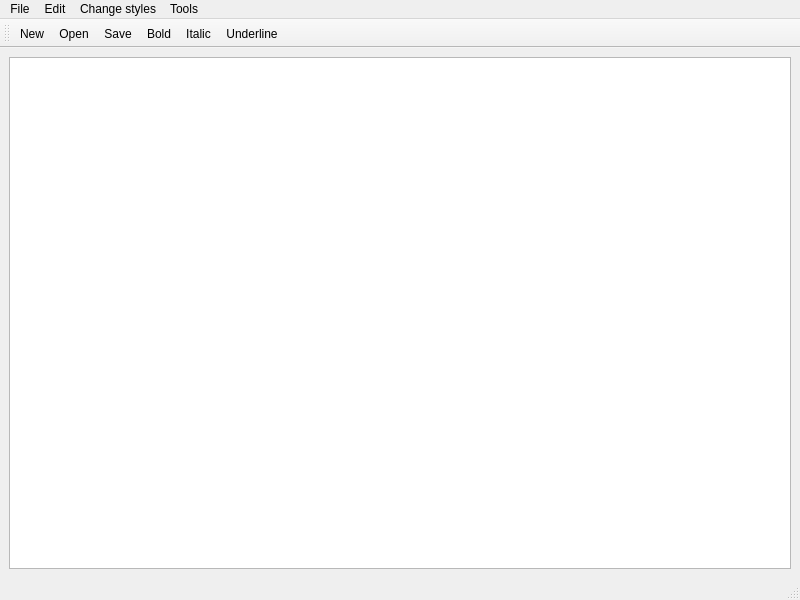
<?xml version="1.0" encoding="UTF-8"?>
<ui version="4.0">
 <class>MainWindow</class>
 <widget class="QMainWindow" name="MainWindow">
  <property name="geometry">
   <rect>
    <x>0</x>
    <y>0</y>
    <width>800</width>
    <height>600</height>
   </rect>
  </property>
  <property name="windowTitle">
   <string>MainWindow</string>
  </property>
  <widget class="QWidget" name="centralwidget">
   <layout class="QVBoxLayout" name="verticalLayout">
    <item>
     <widget class="QTextEdit" name="textEdit"/>
    </item>
   </layout>
  </widget>
  <widget class="QMenuBar" name="menubar">
   <property name="geometry">
    <rect>
     <x>0</x>
     <y>0</y>
     <width>800</width>
     <height>26</height>
    </rect>
   </property>
   <widget class="QMenu" name="menuFile">
    <property name="title">
     <string>File</string>
    </property>
    <addaction name="actionNew"/>
    <addaction name="actionOpen"/>
    <addaction name="actionSave"/>
    <addaction name="actionSave_as"/>
    <addaction name="actionExport_as_PDF"/>
    <addaction name="actionExit"/>
    <addaction name="actionUndo"/>
    <addaction name="separator"/>
    <addaction name="actionRedo"/>
   </widget>
   <widget class="QMenu" name="menuEdit">
    <property name="title">
     <string>Edit</string>
    </property>
    <addaction name="actionBold"/>
    <addaction name="actionItalic"/>
    <addaction name="actionUnderline"/>
    <addaction name="actionFont"/>
   </widget>
   <widget class="QMenu" name="menuChange_styles">
    <property name="title">
     <string>Change styles</string>
    </property>
    <addaction name="actionPink"/>
    <addaction name="actionBlue"/>
    <addaction name="actionGreen"/>
    <addaction name="actionYellow"/>
    <addaction name="actionDark_mode"/>
    <addaction name="actionLight_mode"/>
   </widget>
   <widget class="QMenu" name="menuTools">
    <property name="title">
     <string>Tools</string>
    </property>
    <addaction name="actionConvert_Image_to_Text"/>
   </widget>
   <addaction name="menuFile"/>
   <addaction name="menuEdit"/>
   <addaction name="menuChange_styles"/>
   <addaction name="menuTools"/>
  </widget>
  <widget class="QStatusBar" name="statusbar"/>
  <widget class="QToolBar" name="toolBar">
   <property name="windowTitle">
    <string>toolBar</string>
   </property>
   <attribute name="toolBarArea">
    <enum>TopToolBarArea</enum>
   </attribute>
   <attribute name="toolBarBreak">
    <bool>false</bool>
   </attribute>
   <addaction name="actionNew"/>
   <addaction name="actionOpen"/>
   <addaction name="actionSave"/>
   <addaction name="actionBold"/>
   <addaction name="actionItalic"/>
   <addaction name="actionUnderline"/>
  </widget>
  <action name="actionNew">
   <property name="icon">
    <iconset theme="QIcon::ThemeIcon::DocumentNew"/>
   </property>
   <property name="text">
    <string>New</string>
   </property>
   <property name="toolTip">
    <string>New Document</string>
   </property>
   <property name="shortcut">
    <string>Ctrl+N</string>
   </property>
  </action>
  <action name="actionOpen">
   <property name="icon">
    <iconset theme="QIcon::ThemeIcon::FolderOpen"/>
   </property>
   <property name="text">
    <string>Open</string>
   </property>
   <property name="toolTip">
    <string>Open file</string>
   </property>
   <property name="shortcut">
    <string>Ctrl+O</string>
   </property>
  </action>
  <action name="actionSave">
   <property name="icon">
    <iconset theme="QIcon::ThemeIcon::DocumentSave"/>
   </property>
   <property name="text">
    <string>Save</string>
   </property>
   <property name="toolTip">
    <string>Save file</string>
   </property>
   <property name="shortcut">
    <string>Ctrl+S</string>
   </property>
  </action>
  <action name="actionSave_as">
   <property name="icon">
    <iconset theme="QIcon::ThemeIcon::DocumentSaveAs"/>
   </property>
   <property name="text">
    <string>Save as</string>
   </property>
   <property name="toolTip">
    <string>Save file as</string>
   </property>
   <property name="shortcut">
    <string>Alt+S</string>
   </property>
  </action>
  <action name="actionExit">
   <property name="icon">
    <iconset theme="QIcon::ThemeIcon::ApplicationExit"/>
   </property>
   <property name="text">
    <string>Exit</string>
   </property>
   <property name="toolTip">
    <string>Exit notepad</string>
   </property>
  </action>
  <action name="actionUndo">
   <property name="icon">
    <iconset theme="QIcon::ThemeIcon::DocumentRevert"/>
   </property>
   <property name="text">
    <string>Undo</string>
   </property>
   <property name="shortcut">
    <string>Ctrl+Z</string>
   </property>
  </action>
  <action name="actionRedo">
   <property name="icon">
    <iconset theme="QIcon::ThemeIcon::EditRedo"/>
   </property>
   <property name="text">
    <string>Redo</string>
   </property>
   <property name="shortcut">
    <string>Ctrl+Y</string>
   </property>
  </action>
  <action name="actionBold">
   <property name="checkable">
    <bool>true</bool>
   </property>
   <property name="icon">
    <iconset theme="QIcon::ThemeIcon::FormatTextBold"/>
   </property>
   <property name="text">
    <string>Bold</string>
   </property>
   <property name="toolTip">
    <string>Bold</string>
   </property>
   <property name="shortcut">
    <string>Ctrl+B</string>
   </property>
  </action>
  <action name="actionItalic">
   <property name="checkable">
    <bool>true</bool>
   </property>
   <property name="icon">
    <iconset theme="QIcon::ThemeIcon::FormatTextItalic"/>
   </property>
   <property name="text">
    <string>Italic</string>
   </property>
   <property name="shortcut">
    <string>Ctrl+I</string>
   </property>
  </action>
  <action name="actionUnderline">
   <property name="checkable">
    <bool>true</bool>
   </property>
   <property name="icon">
    <iconset theme="QIcon::ThemeIcon::FormatTextUnderline"/>
   </property>
   <property name="text">
    <string>Underline</string>
   </property>
  </action>
  <action name="actionFont">
   <property name="icon">
    <iconset theme="QIcon::ThemeIcon::ToolsCheckSpelling"/>
   </property>
   <property name="text">
    <string>Font</string>
   </property>
   <property name="shortcut">
    <string>Ctrl+F</string>
   </property>
  </action>
  <action name="actionPink">
   <property name="icon">
    <iconset resource="resources.qrc">
     <normaloff>:/icons/assets/Logos/PinkLogo.png</normaloff>:/icons/assets/Logos/PinkLogo.png</iconset>
   </property>
   <property name="text">
    <string>Pink</string>
   </property>
  </action>
  <action name="actionBlue">
   <property name="icon">
    <iconset resource="resources.qrc">
     <normaloff>:/icons/assets/Logos/BlueLogo.png</normaloff>:/icons/assets/Logos/BlueLogo.png</iconset>
   </property>
   <property name="text">
    <string>Blue</string>
   </property>
  </action>
  <action name="actionGreen">
   <property name="icon">
    <iconset resource="resources.qrc">
     <normaloff>:/icons/assets/Logos/GreenLogo.png</normaloff>:/icons/assets/Logos/GreenLogo.png</iconset>
   </property>
   <property name="text">
    <string>Green</string>
   </property>
  </action>
  <action name="actionYellow">
   <property name="icon">
    <iconset resource="resources.qrc">
     <normaloff>:/icons/assets/Logos/YellowLogo.png</normaloff>:/icons/assets/Logos/YellowLogo.png</iconset>
   </property>
   <property name="text">
    <string>Yellow</string>
   </property>
  </action>
  <action name="actionDark_mode">
   <property name="icon">
    <iconset resource="resources.qrc">
     <normaloff>:/icons/assets/Logos/DarkModeLogo.png</normaloff>:/icons/assets/Logos/DarkModeLogo.png</iconset>
   </property>
   <property name="text">
    <string>Dark mode</string>
   </property>
  </action>
  <action name="actionLight_mode">
   <property name="icon">
    <iconset>
     <normaloff>:/icons/assets/Logos/LightModeLogo.png</normaloff>:/icons/assets/Logos/LightModeLogo.png</iconset>
   </property>
   <property name="text">
    <string>Light mode</string>
   </property>
  </action>
  <action name="actionExport_as_PDF">
   <property name="icon">
    <iconset theme="QIcon::ThemeIcon::DocumentOpen"/>
   </property>
   <property name="text">
    <string>Export as PDF</string>
   </property>
  </action>
  <action name="actionConvert_Image_to_Text">
   <property name="icon">
    <iconset theme="emblem-photos"/>
   </property>
   <property name="text">
    <string>Convert Image to Text</string>
   </property>
  </action>
 </widget>
 <resources>
  <include location="resources.qrc"/>
 </resources>
 <connections/>
</ui>
